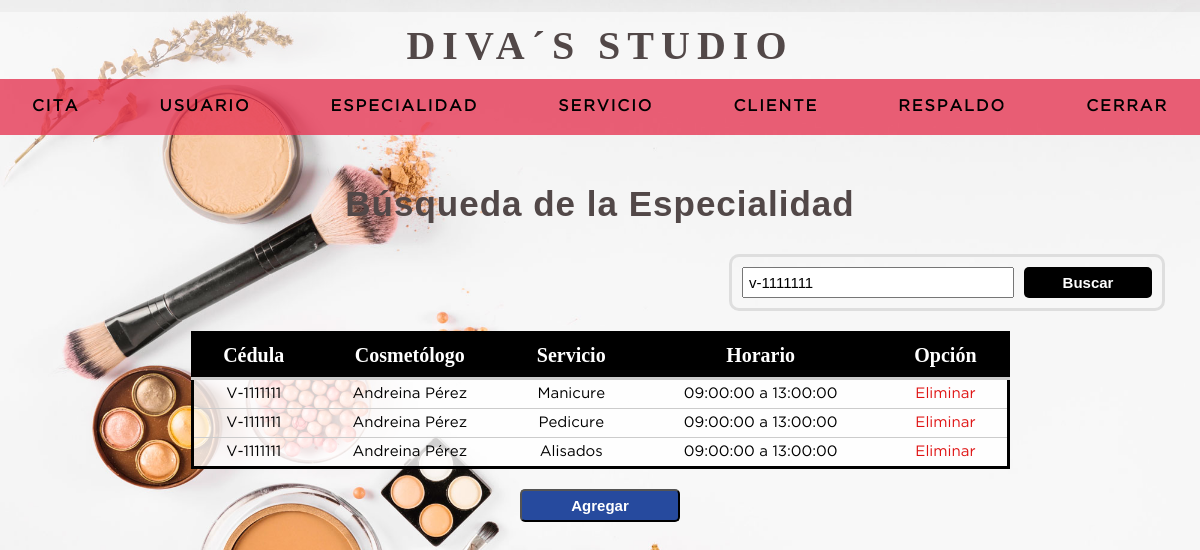
The page /buscar_especialidad.php?busqueda=V-1111111 (signed in) on the database its author committed.
### tables this page shows
CREATE TABLE `trabajo` (
  `ci_cosmetologa` varchar(20) NOT NULL,
  `idservicio` int(11) NOT NULL,
  `horario_inicio` time NOT NULL,
  `horario_final` time NOT NULL,
  PRIMARY KEY (`ci_cosmetologa`,`idservicio`) USING BTREE,
  KEY `idservicio` (`idservicio`),
  CONSTRAINT `trabajo_ibfk_1` FOREIGN KEY (`idservicio`) REFERENCES `servicio` (`idservicio`) ON DELETE CASCADE ON UPDATE CASCADE,
  CONSTRAINT `trabajo_ibfk_2` FOREIGN KEY (`ci_cosmetologa`) REFERENCES `usuario` (`ci_usuario`) ON DELETE CASCADE ON UPDATE CASCADE
);

CREATE TABLE `usuario` (
  `ci_usuario` varchar(20) NOT NULL,
  `nombreu` varchar(50) NOT NULL,
  `apellidou` varchar(50) NOT NULL,
  `usuario` varchar(30) NOT NULL,
  `clave` varchar(50) NOT NULL,
  `codgenero` int(11) NOT NULL,
  `idrol` int(11) NOT NULL,
  `direccion` varchar(200) NOT NULL,
  `fechaingreso` timestamp NOT NULL DEFAULT current_timestamp(),
  `estatus` int(1) NOT NULL DEFAULT 1,
  PRIMARY KEY (`ci_usuario`) USING BTREE,
  KEY `idrol` (`idrol`),
  KEY `codgenero` (`codgenero`),
  CONSTRAINT `usuario-genero` FOREIGN KEY (`codgenero`) REFERENCES `genero` (`codgenero`) ON DELETE CASCADE ON UPDATE CASCADE,
  CONSTRAINT `usuario-rol` FOREIGN KEY (`idrol`) REFERENCES `rol` (`idrol`) ON DELETE CASCADE ON UPDATE CASCADE
);

CREATE TABLE `servicio` (
  `idservicio` int(11) NOT NULL AUTO_INCREMENT,
  `descripcion_servicio` varchar(30) NOT NULL,
  PRIMARY KEY (`idservicio`)
);

### buscar_especialidad.php (the view, shortened to what this page needs)
<html lang="en">
	<head>
		<?php include "includes/scripts.php";?>
	</head>
	<body>
	<?php include "includes/headeruser.php";
	include 'includes/conexion.php';
	?>
		<section class="container" >
			<?php
				$busqueda =strtolower ($_REQUEST['busqueda']);
			?>
			<h2>Búsqueda de la Especialidad</h2>
				<form action="buscar_especialidad.php" method="get" class="form_search">
					<input type="text" name="busqueda" id="busqueda" placeholder="Buscar" value="<?php echo $busqueda;?>">
					<input type="submit" value="Buscar" class="btn_search" placeholder="Buscar">
				</form>
				<table class="especialidad">
					<tr>
						<th>Cédula</th>
						<th>Cosmetólogo</th>
						<th>Servicio</th>
						<th>Horario</th>
						<th>Opción</th>
					</tr>
				<?php
					$query= mysqli_query($conexion, "SELECT e.ci_cosmetologa, u.nombreu, u.apellidou, e.idservicio, s.descripcion_servicio,
															e.horario_inicio, e.horario_final
													FROM trabajo e
													INNER JOIN usuario u ON e.ci_cosmetologa = u.ci_usuario
													INNER JOIN servicio s ON e.idservicio = s.idservicio
													WHERE
														(e.ci_cosmetologa like '%$busqueda%' OR
														u.nombreu like '%$busqueda%' OR
														u.apellidou like '%$busqueda%' OR
														s.descripcion_servicio like '%$busqueda%' OR
														e.horario_inicio like '%$busqueda%' OR
														e.horario_final like '%$busqueda%' )");
					while($mostrar=mysqli_fetch_array($query)) {
				?>
					<tr>
						<td><?php echo $mostrar['ci_cosmetologa']?></td>
						<td><?php echo $mostrar['nombreu'].' '.$mostrar['apellidou']?></td>
						<td><?php echo $mostrar['descripcion_servicio']?></td>
						<td><?php echo $mostrar['horario_inicio']?> a <?php echo $mostrar['horario_final']?></td>
						<td><a class="delete" href="eliminar_especialidad.php?ci=<?php echo $mostrar['ci_cosmetologa']?>&servicio=<?php echo $mostrar['idservicio']?>">Eliminar</a></td>
					</tr>
				<?php
					}
				?>
				</table>
				<input type="submit" value="Agregar" class="agregar" onclick="location.href='agregar_especialidad.php'">
		</section>
	</body>
</html>

### css/style.css (style rules this page uses)
* { margin: 0; padding: 0; box-sizing: border-box; }
body { background-image: url('../imagen/bg-2.jpg'); background-position:center; background-repeat: no-repeat; background-size:cover; background-attachment:fixed; }
h1, h2, h3, h4, h5, h6 { font-family: 'arial'; font-weight: bold; letter-spacing: 1px; }
h2 { font-size: 20px; }
a { text-decoration: none; }
.container { padding: 10rem 15px 15px; }
.container h2 { color: rgb(82, 72, 72); margin:12px 0 10px 0; font-size: 35px; text-align: center; }
form { margin: auto; padding: 20px 50px; background-color: rgba(255, 255, 255, 0.9); border-radius:2px; border:3px solid #dedede; }
input, select { width: 100%; font-size: 15px; padding: 5px; }
.form_search { display: flex; float:right; background:initial; padding:10px; border-radius:10px; margin: 20px; }
#busqueda { width: 17rem; }
.btn_search { background:#000; font-weight: bold; color: #ffff; padding: 0 20px; width: 8rem; border:0; cursor:pointer; margin-left:10px; border-radius:5px; }
.agregar { background: #264A9E; text-align:center; color:white; width:10rem; cursor: pointer; border-radius:5px; padding:6px; font-weight: bold; }
.container { color: rgb(82, 72, 72); margin:12px 0 10px 0; font-size: 25px; text-align: center; }
table { background: rgba(255, 255, 255, 0.8); border: solid 3px #000; margin: 20px auto; width: 97%; border-collapse:collapse; }
.especialidad { width: 70%; }
th { padding:10px; font-weight:bold; border-bottom:solid 3px #ccc; font-size: 20px; background: black; color:white; }
td { padding:7px; text-align: center; border-bottom:solid 1px #ccc; font-family: 'GothamBook'; font-size: 15px; }
.delete { color: #df1313; }

### rows shown on the page
trabajo: ci_cosmetologa "V-1111111", ci_cosmetologa.nombreu "Andreina", ci_cosmetologa.apellidou "Pérez", idservicio.descripcion_servicio "Manicure", horario_inicio "09:00:00", horario_final "13:00:00"
trabajo: ci_cosmetologa "V-1111111", ci_cosmetologa.nombreu "Andreina", ci_cosmetologa.apellidou "Pérez", idservicio.descripcion_servicio "Pedicure", horario_inicio "09:00:00", horario_final "13:00:00"
trabajo: ci_cosmetologa "V-1111111", ci_cosmetologa.nombreu "Andreina", ci_cosmetologa.apellidou "Pérez", idservicio.descripcion_servicio "Alisados", horario_inicio "09:00:00", horario_final "13:00:00"
